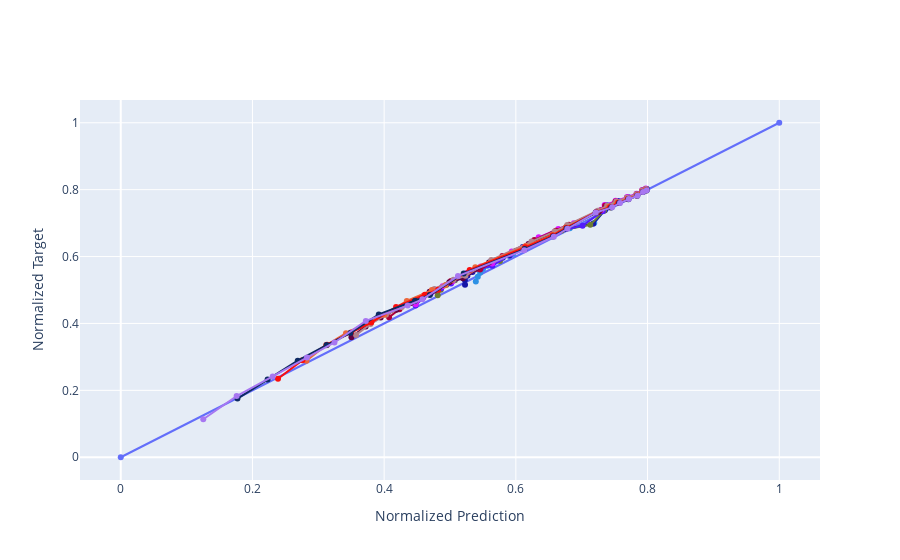

Notebook code for this chart:
### Markdown cell above
## Parity Plot of Test Error

### Code cell
pallete = plotly.colors.qualitative.Dark24*10

fig = go.Figure()
fig.add_trace(go.Scatter(x = [0,1], y = [0,1], showlegend=False, mode="markers+lines"))

for i in range(0, len(X_test), batch_size):
    fig.add_trace(go.Scatter(x = model.predict(X_test[i:i+batch_size],verbose=0).flatten(), 
                             y = y_test[i:i+batch_size], 
                             showlegend=False, mode="markers+lines", name='batch',
                             line_color = pallete[i]))
fig.update_yaxes(title='Normalized Target')
fig.update_xaxes(title='Normalized Prediction')
